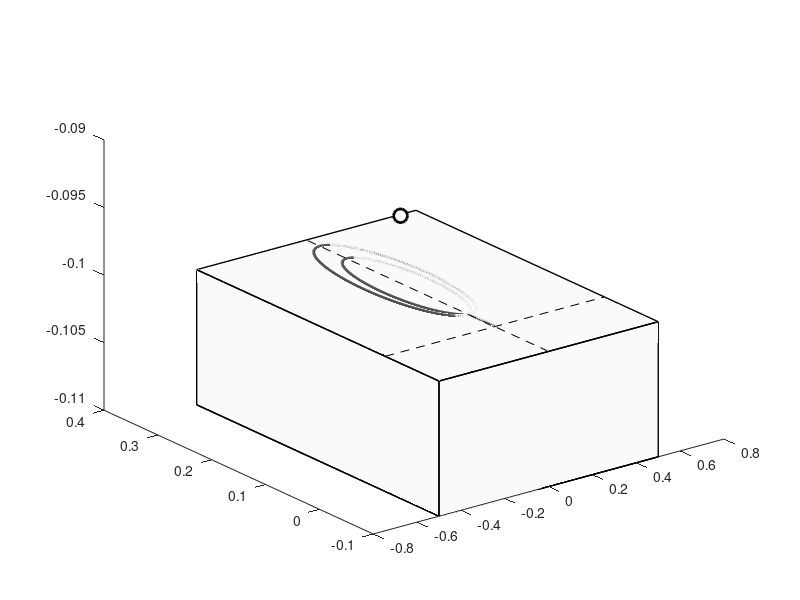

Write the MATLAB code that produced this figure. (Note: this script raises an error after producing the figure.)
% Created to make Riemann surface for a spiral
%
% ep = 0.3 using circle.A.A_.ep.0.3
%
% Re-edited Nov. 2015 to get the profile in y which seems more natural

function plotme_y
    
    clear
    F = load('surfA_.ep0.3.mat');
    pathdat = F.pathdat;
    path = F.path;
    
    minz = -0.1;
    dom = [-0.5, 0.5, -0.1, 0.35];
    zeps = 0.005;
    zwidth = 0.01;
%     colorop = 'grey';
    edgecol = 0.7*[1 1 1];
%     basecol = 0.92*[1 1 1];
    basecol = 0.98*[1 1 1];
    outwidth=1;
    
    plottype = 'z';
    reimname = 'imag';
    reim = str2func(reimname);
    
    %%
    close all
    
    figure(1); hold on
    plotplane
    
    % Now run the command
    cd ../../stokeswavecode/bdint
    handles = qt_bdint_path_plotter(path, pathdat, 'PatchWidth', 0.035, 'NumArc', 150, 'ZPlot', reimname, 'ZFunc', plottype);    
    
    % I also want to plot the profile
    f_profile = linspace(-0.5, 0.5, 50);
    [z_profile, ~] = zfree(f_profile, F.solseries);
    
    figure(1); hold on;
    h_profile = plot3(f_profile, 0*f_profile, reim(z_profile), 'k', 'LineWidth', 3);
    
    cd ../../stokeswavepub/surfA
    
    %%
        
%     camproj('perspective')
%     view([-100 20]);

    figure(1)
    
%     delete(handles.surf.edge_right{1})
%     delete(handles.surf.edge_left{1})
    
    %     view([-70 15]);
    view([-20, 20]);
    %     set(gcf, 'Units', 'pixels', 'Position', [60   393   973   555]);
    set(gcf, 'Units', 'pixels', 'Position', [395         140        1395        1051]);
    zlim([minz - zwidth, 0.55])
    xlim([-0.55, 0.55]);
    ylim([-0.1, 0.4]);
    grid on
    xlabel('real potential, \phi', 'FontSize', 24);
    ylabel('imaginary potential, \phi', 'FontSize', 24);
    zlabel('Im(z)', 'FontSize', 24);
    
    
    % Animation for the Manchester talk
    ylim([-0.1, 1e-5]);
    view([0 0]);
    for j = 0:33
        view([-j, j]);
        drawnow
        exportmovie
    end
    
    boo = linspace(1e-5, 0.4, 30);
    for j = 1:length(boo)
        ylim([-0.1, boo(j)]);
        drawnow
        exportmovie
    end       
    
    
    
    figure(99)
    set(gcf, 'Units', 'pixels', 'Position', [60   393   973   250]);
    
    
    function plotplane
        % Bottom plane
        fill3([dom(1) dom(2) dom(2) dom(1)], [dom(3) dom(3) dom(4) dom(4)], (minz - zwidth)*[1 1 1 1], basecol,'LineWidth', outwidth);
        % Left plane
        fill3(dom(1)*[1 1 1 1], [dom(3) dom(3) dom(4) dom(4)], [(minz - zwidth) (minz) (minz) (minz - zwidth)], basecol,'LineWidth', outwidth);
        % Front plane
        fill3([dom(1) dom(2) dom(2) dom(1)], dom(3)*[1 1 1 1], [(minz - zwidth) (minz - zwidth) (minz) (minz)], basecol,'LineWidth', outwidth);
        % Top plane
        fill3([dom(1) dom(2) dom(2) dom(1)], [dom(3) dom(3) dom(4) dom(4)], (minz)*[1 1 1 1], basecol, 'LineWidth', outwidth);
        
        f_A = 1i*0.175;
        plot3([0], imag(f_A)*[1], minz*[1]+zeps, 'ko', 'MarkerFace', 'w', 'MarkerSize', 10, 'LineWidth', 2);
        
        plot3([dom(1), dom(2)], [0, 0], minz*[1 1], 'k--');
        plot3([0, 0], [dom(3), dom(4)], minz*[1 1], 'k--');
        
        plot3(real(pathdat.f),imag(pathdat.f), 0*pathdat.f + minz, 'k-', 'LineWidth', 2);
        
    end
    
end
